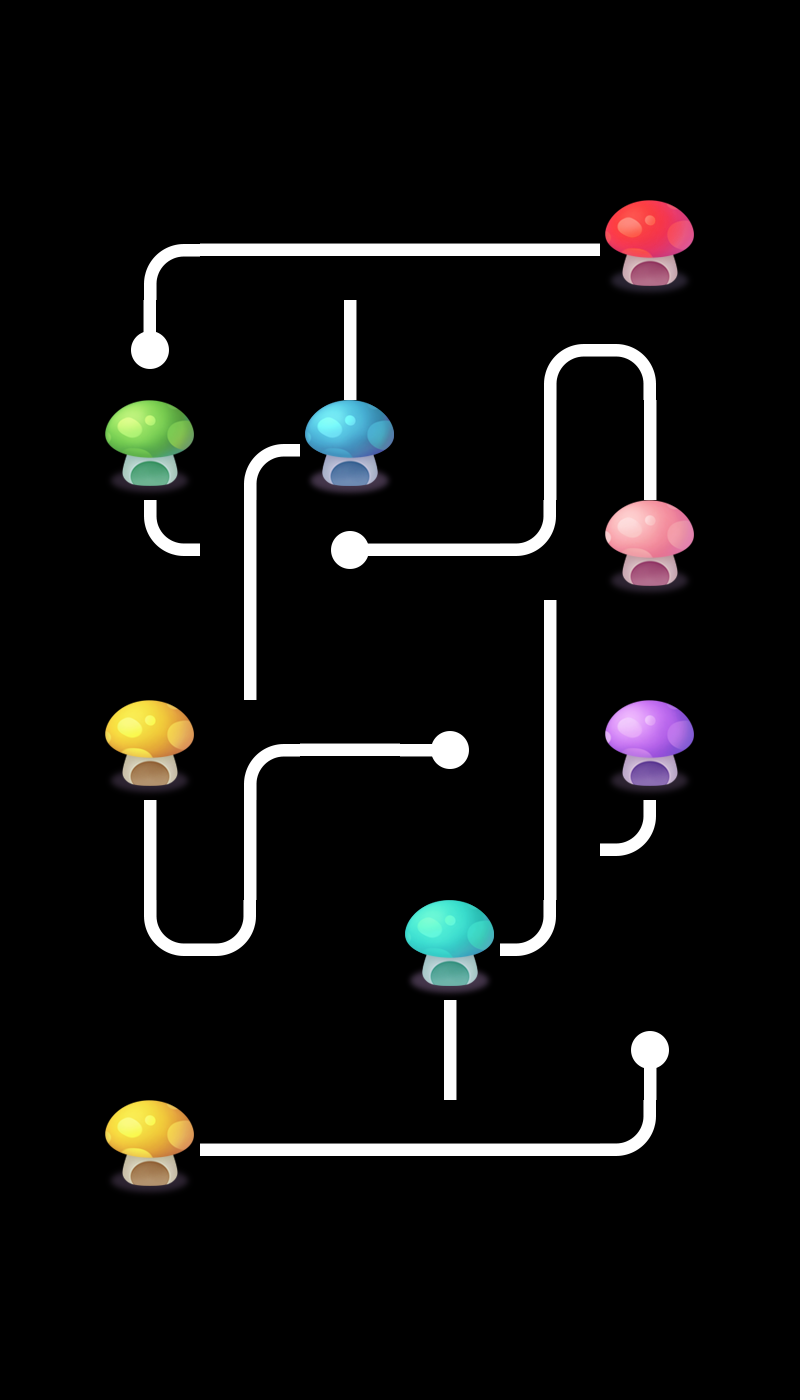

A 2D game scene composited from a Tiled map and its tileset images. What follows is a short description and the map's XML, with each tile layer's data collapsed to a summary:
An orthogonal 8x14 tile map with 100x100 px tiles, 4 tile layers (layer0, layer1, layer2, layer3), 4 tilesets and 6 objects.

<map version="1.0" orientation="orthogonal" renderorder="right-down" width="8" height="14" tilewidth="100" tileheight="100" nextobjectid="7">
 <tileset firstgid="1" name="tiled" tilewidth="100" tileheight="100">
  <image source="tiled.png" width="500" height="400" />
 </tileset>
 <tileset firstgid="21" name="tiled" tilewidth="100" tileheight="100">
  <image source="tiled.png" width="500" height="400" />
 </tileset>
 <tileset firstgid="41" name="tiled" tilewidth="100" tileheight="100">
  <image source="tiled.png" width="500" height="400" />
 </tileset>
 <tileset firstgid="61" name="tiled" tilewidth="100" tileheight="100">
  <image source="tiled.png" width="500" height="400" />
 </tileset>
 <layer name="layer0" width="8" height="14">
  <data>[112 cells, 9 non-empty, 6 distinct tile ids]</data>
 </layer>
 <layer name="layer1" width="8" height="14">
  <data>[112 cells, 14 non-empty, 9 distinct tile ids]</data>
 </layer>
 <layer name="layer2" width="8" height="14">
  <data>[112 cells, 15 non-empty, 9 distinct tile ids]</data>
 </layer>
 <layer name="layer3" width="8" height="14">
  <data>[112 cells, 9 non-empty, 6 distinct tile ids]</data>
 </layer>
 <objectgroup name="object1">
  <object id="1" x="324.242" y="233.333" width="48.4848" height="42.4242">
   <properties>
    <property name="id" value="0" />
   </properties>
  </object>
  <object id="2" x="230.303" y="524.242" width="36.3636" height="48.4848">
   <properties>
    <property name="id" value="1" />
   </properties>
  </object>
  <object id="3" x="227.273" y="730.303" width="42.4242" height="54.5455">
   <properties>
    <property name="id" value="3" />
   </properties>
  </object>
  <object id="4" x="430.303" y="1118.18" width="39.3939" height="60.6061">
   <properties>
    <property name="id" value="5" />
   </properties>
  </object>
  <object id="5" x="527.273" y="830.303" width="45.4545" height="45.4545">
   <properties>
    <property name="id" value="4" />
   </properties>
  </object>
  <object id="6" x="515.152" y="533.333" width="54.5455" height="45.4545">
   <properties>
    <property name="id" value="2" />
   </properties>
  </object>
 </objectgroup>
</map>
